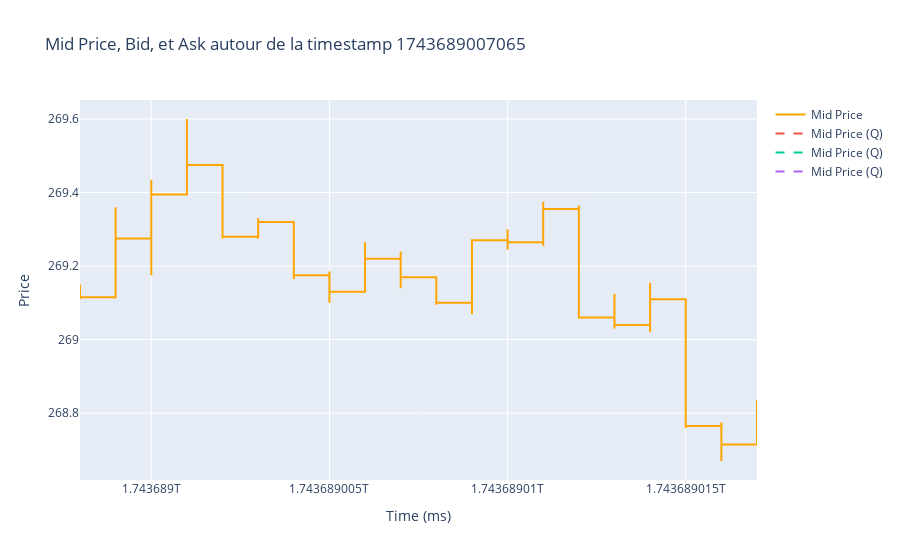

Source (notebook cell):
### Code cell
import pandas as pd
import plotly.graph_objects as go

timestamp_to_plot = 1743689007065
window = 10 * 1000

# Filtrer les lignes où ax et bx contiennent uniquement P, K ou Q et où ax == bx
df_filtered = df_price[
    (df_price['ax'].isin(['P', 'K', 'Q'])) & 
    (df_price['bx'].isin(['P', 'K', 'Q'])) & 
    (df_price['ax'] == df_price['bx'])
]

# Filtrer les données dans la fenêtre de temps
df_window = df_filtered[
    (df_filtered['time'] >= timestamp_to_plot - window) &
    (df_filtered['time'] <= timestamp_to_plot + window)
]

fig = go.Figure()

# Tracer les trois mid_price différents
fig.add_trace(go.Scatter(
    x=df_window['time'],
    y=df_window['mid_price'],
    mode='lines',
    line_shape='hv',
    name='Mid Price',
    line=dict(color='orange')
))

# Identifier les trois points les plus proches de la timestamp_to_plot
df_window['time_diff'] = df_window['time'].sub(timestamp_to_plot).abs()
df_closest = df_window.nsmallest(3, 'time_diff')  # Trouver les 3 plus proches

# Ajouter des lignes pour les trois mid_price les plus proches
for i, row in df_closest.iterrows():
    fig.add_trace(go.Scatter(
        x=[row['time'], row['time'] + 1],  # Ligne horizontale en mode hv
        y=[row['mid_price'], row['mid_price']],
        mode='lines',
        line_shape='hv',
        name=f"Mid Price ({row['ax']})",
        line=dict(dash='dash', width=2)
    ))

fig.update_layout(
    title=f"Mid Price, Bid, et Ask autour de la timestamp {timestamp_to_plot}",
    xaxis_title="Time (ms)",
    yaxis_title="Price",
    showlegend=True
)

fig.show()

### Figure 1 — Plotly figure (JSON) as saved in the notebook; plotly's stock layout.template omitted (floating-point values rounded to 4 significant figures; data arrays with more than 128 entries replaced by an {"elided": "..."} marker saying what was removed)
{"data": [{"line": {"color": "orange", "shape": "hv"}, "mode": "lines", "name": "Mid Price", "type": "scatter", "x": {"elided": "831 int values"}, "y": {"elided": "831 float values"}}, {"line": {"dash": "dash", "shape": "hv", "width": 2}, "mode": "lines", "name": "Mid Price (Q)", "type": "scatter", "x": [1743689007000, 1743689007001], "y": [269.2, 269.2]}, {"line": {"dash": "dash", "shape": "hv", "width": 2}, "mode": "lines", "name": "Mid Price (Q)", "type": "scatter", "x": [1743689007000, 1743689007001], "y": [269.2, 269.2]}, {"line": {"dash": "dash", "shape": "hv", "width": 2}, "mode": "lines", "name": "Mid Price (Q)", "type": "scatter", "x": [1743689007000, 1743689007001], "y": [269.2, 269.2]}], "layout": {"showlegend": true, "title": {"text": "Mid Price, Bid, et Ask autour de la timestamp 1743689007065"}, "xaxis": {"title": {"text": "Time (ms)"}}, "yaxis": {"title": {"text": "Price"}}}}
